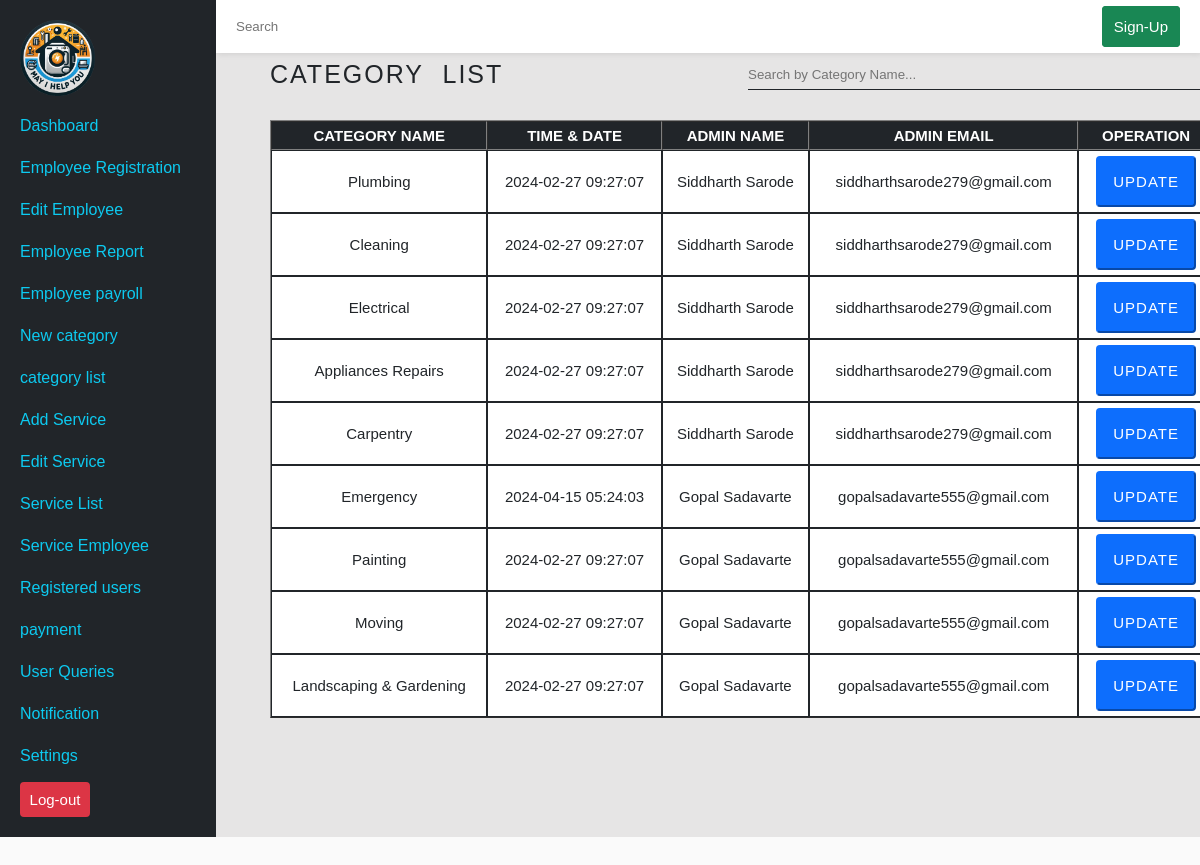
The page /admin/_adminDashboard.php?cat-second=1 (signed in) on the database its author committed.
### tables this page shows
CREATE TABLE `categories` (
  `cate_id` int(11) NOT NULL,
  `cate_name` varchar(255) NOT NULL,
  `cate_create_at` timestamp NULL DEFAULT current_timestamp(),
  `cate_admin_id` int(11) DEFAULT NULL
);

### admin/_categoryList.php (the view, shortened to what this page needs)
<?php
$sql=$conn->prepare("SELECT * FROM `categories`,`admin` WHERE `admin`.`admin_id`=`categories`.`cate_admin_id`");
$sql->execute();
$result=$sql->get_result();
?>
<head>
</head>
<body>
    <div class="table-container">
        <div class="table-content">
         <div class="header">
            <h1>Category List</h1>
            <input type="text" name="searchBar" id="cateSearchBar" placeholder="Search by Category Name...">
         </div>
         <div class="table-data">
            <div class="table">
                <table border="1px" cellspacing=0>
                    <tr>
                        <th>Category Name</th>
                        <th>Time & Date</th>
                        <th>Admin Name</th>
                        <th>Admin Email</th>
                        <th>operation</th>
                    </tr>
                    <?php
                        while($row=$result->fetch_assoc())
                        {
                    ?>
                    <tr>
                         <td class="searchValue"><?php echo $row['cate_name'];?></td>
                         <td><?php echo $row['cate_create_at'];?></td>
                         <td><?php echo $row['admin_name'];?></td>
                         <td><?php echo $row['admin_email'];?></td>
                         <td><button class="accept-order-btn update">Update</button></td>
                    </tr>
                    <?php
                        }
                    ?>
                </table>
            </div>
         </div>
        </div>
    </div>
</body>

### admin/css/admin.css (style rules this page uses)
* { margin: 0; padding: 0; box-sizing: border-box; font-family: Arial, Helvetica, sans-serif; }
:root { --blue: #0d6efd; --purple: #6f42c1; --pink: #d63384; --red: #dc3545; --orange: #fd7e14; --yellow: #ffc107; --green: #198754; --gray-dark: #343a40; --cyan: #0dcaf0; --text: #6c757d; --dark: #212529; --light: #fff; --heading: #3E3232; --body: #fafafa; --radius: .5rem; --dashBackground:rgb(230, 229, 229); --shadow: box-shadow: 1px 1px 8px rgba(0, 0, 0, 0.2); }
html { scroll-behavior: smooth; font-size: 62.5%; }
body { width: 100%; height: 100%; background: var(--body); }
#table .content .table-box table tr th,td { padding: 0 .5rem 0 .5rem; background-color: var(--dark); color:var(--light); font-size: 1.5rem; border: 1px solid var(--dark); }
.table-container { position: absolute; top: 2rem; left: 27rem; width: 75%; height: auto; padding: 2rem 0 2rem 0; }
.table-container .table-content { width: 105%; }
.table-container .table-content .header { display: flex; gap: 15%; margin: 2rem 0 3rem 0; }
.table-container .table-content .header h1 { color: var(--dark); font: 400; padding: 0 2rem 0 0; font-size: 2.5rem; width: 50rem; font-family: 'Lucida Sans', 'Lucida Sans Regular', 'Lucida Grande', 'Lucida Sans Unicode', Geneva, Verdana, sans-serif; font-weight: 500; word-spacing: 1rem; letter-spacing: .2rem; text-transform: uppercase; }
.table-container .table-content .header input { width: 75%; height: 3rem; outline: none; border: none; border-bottom: 1px solid var(--dark); background-color: var(--dashBackground); }
.table-container .table-content .table-data .table { height: 100vh; width: 100%; overflow: scroll; }
.table-container .table-content .table-data .table table { height: auto; width: 100%; background-color: var(--light); text-align: center; }
.table-container .table-content .table-data .table table tr th { padding: .5rem 1rem .5rem 1rem; background-color: var(--dark); text-transform: uppercase; color: var(--light); font-size: 1.5rem; }
.table-container .table-content .table-data .table table tr td { background-color: var(--light); color: var(--dark); }
.table-container .table-content .table-data .table table tr td .accept-order-btn,.reject-order-btn { padding: 1.5rem; margin: -1rem -1rem; color: var(--light); font-size: 1.5rem; font-family: Arial, Helvetica, sans-serif; font-weight: 400; text-transform: uppercase; border-width:2px; border-radius: 4px; letter-spacing: .1rem; cursor: pointer; transition: all .7s ease; }
.table-container .table-content .table-data .table table tr td .accept-order-btn { background-color: var(--blue); border-color:var(--blue); }

### admin/_categoryList.php (style rules this page uses)
th,td { padding:1.5rem 0 1.5rem 0; }

### rows shown on the page
categories: cate_name "Plumbing", cate_create_at "2024-02-27 09:27:07", cate_admin.admin_name "Siddharth Sarode", cate_admin.admin_email "siddharthsarode279@gmail.com"
categories: cate_name "Cleaning", cate_create_at "2024-02-27 09:27:07", cate_admin.admin_name "Siddharth Sarode", cate_admin.admin_email "siddharthsarode279@gmail.com"
categories: cate_name "Electrical", cate_create_at "2024-02-27 09:27:07", cate_admin.admin_name "Siddharth Sarode", cate_admin.admin_email "siddharthsarode279@gmail.com"
categories: cate_name "Appliances Repairs", cate_create_at "2024-02-27 09:27:07", cate_admin.admin_name "Siddharth Sarode", cate_admin.admin_email "siddharthsarode279@gmail.com"
categories: cate_name "Carpentry", cate_create_at "2024-02-27 09:27:07", cate_admin.admin_name "Siddharth Sarode", cate_admin.admin_email "siddharthsarode279@gmail.com"
categories: cate_name "Emergency", cate_create_at "2024-04-15 05:24:03", cate_admin.admin_name "Gopal Sadavarte", cate_admin.admin_email "gopalsadavarte555@gmail.com"
categories: cate_name "Painting", cate_create_at "2024-02-27 09:27:07", cate_admin.admin_name "Gopal Sadavarte", cate_admin.admin_email "gopalsadavarte555@gmail.com"
categories: cate_name "Moving", cate_create_at "2024-02-27 09:27:07", cate_admin.admin_name "Gopal Sadavarte", cate_admin.admin_email "gopalsadavarte555@gmail.com"
categories: cate_name "Landscaping & Gardening", cate_create_at "2024-02-27 09:27:07", cate_admin.admin_name "Gopal Sadavarte", cate_admin.admin_email "gopalsadavarte555@gmail.com"
